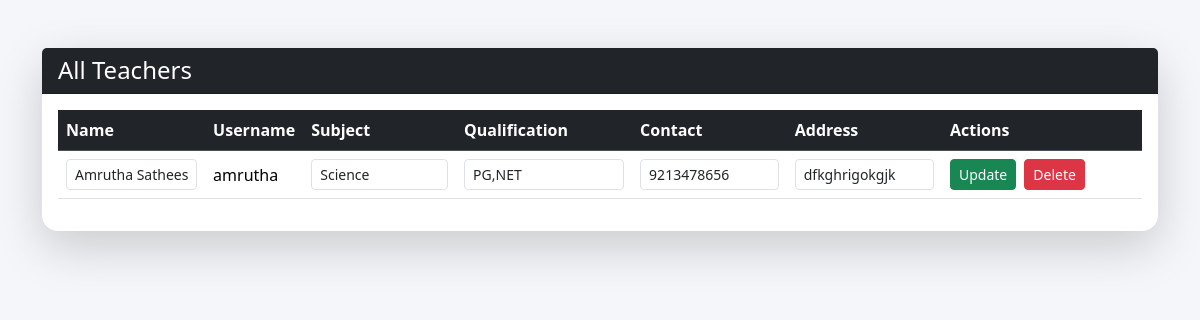
/view-teachers/ (signed in), run on an earlier commit of the app's database.
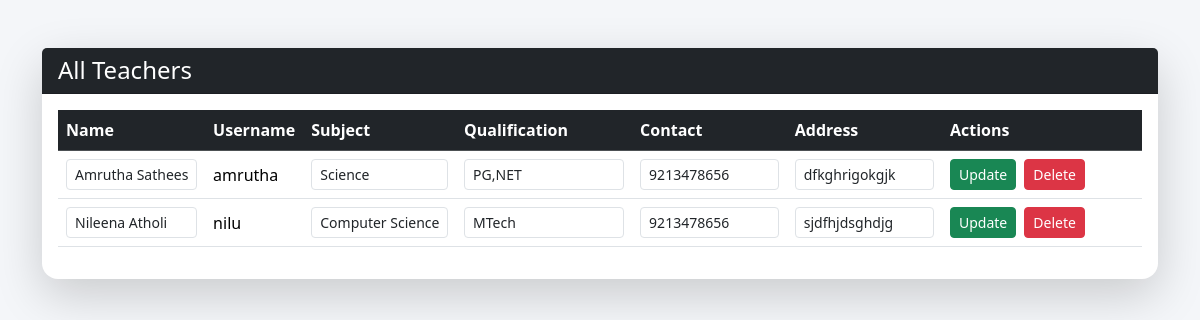
And on a later commit of the database.
### SchoolAdmin/models.py (models this page shows, shortened)
class Teacher(models.Model):
    user = models.OneToOneField(
        settings.AUTH_USER_MODEL,
        on_delete=models.CASCADE,
        related_name="teacher_profile"
    )
    name = models.CharField(max_length=100)
    address = models.TextField()
    contact_number = models.CharField(max_length=15)
    qualification = models.CharField(max_length=100)
    subject = models.CharField(max_length=100)

### accounts/models.py (models this page shows)
class CustomUser(AbstractUser):
    ROLE_CHOICES = (
        ('ADMIN', 'Admin'),
        ('TEACHER', 'Teacher'),
        ('STUDENT', 'Student'),
    )
    role = models.CharField(max_length=20, choices=ROLE_CHOICES)

### SchoolAdmin/views.py (the view, shortened to what this page needs)
# urls.py: path('view-teachers/', views.view_teachers, name='view_teachers'),
@login_required
def view_teachers(request):
    if request.user.role != "ADMIN":
        return redirect("login")
    if request.method == "POST" and "delete_id" in request.POST:
        teacher = get_object_or_404(Teacher, id=request.POST.get("delete_id"))
        teacher.user.delete()
        return redirect("SchoolAdmin:view_teachers")
    teachers = Teacher.objects.select_related("user").all()
    return render(request, "view_teachers.html", {"teachers": teachers})

### templates/view_teachers.html (shortened to what this page needs)
{% load static %}
<!DOCTYPE html>
<html>
<head>
    <link href="https://cdn.jsdelivr.net/npm/bootstrap@5.3.2/dist/css/bootstrap.min.css" rel="stylesheet">
</head>
<body style="background:#f4f6f9;">
<div class="container mt-5">
    <div class="card shadow-lg border-0 rounded-4">
        <div class="card-header bg-dark text-white">
            <h4 class="mb-0">All Teachers</h4>
        </div>
        <div class="card-body">
            <table class="table table-hover align-middle">
                <thead class="table-dark">
                    <tr>
                        <th>Name</th>
                        <th>Username</th>
                        <th>Subject</th>
                        <th>Qualification</th>
                        <th>Contact</th>
                        <th>Address</th>
                        <th width="200">Actions</th>
                    </tr>
                </thead>
                <tbody>
                    {% for teacher in teachers %}
                    <tr>
                        <form method="POST">
                            <td>
                                <input type="text" name="name"
                                       value="{{ teacher.name }}"
                                       class="form-control form-control-sm">
                            </td>
                            <td>{{ teacher.user.username }}</td>
                            <td>
                                <input type="text" name="subject"
                                       value="{{ teacher.subject }}"
                                       class="form-control form-control-sm">
                            </td>
                            <td>
                                <input type="text" name="qualification"
                                       value="{{ teacher.qualification }}"
                                       class="form-control form-control-sm">
                            </td>
                            <td>
                                <input type="text" name="contact_number"
                                       value="{{ teacher.contact_number }}"
                                       class="form-control form-control-sm">
                            </td>
                            <td>
                                <input type="text" name="address"
                                       value="{{ teacher.address }}"
                                       class="form-control form-control-sm">
                            </td>
                            <td class="d-flex gap-2">
                                <button type="submit"
                                        class="btn btn-sm btn-success">
                                    Update
                                </button>
                        </form>
                        <form method="POST">
                            <button type="submit"
                                    class="btn btn-sm btn-danger"
                                    onclick="return confirm('Delete this teacher?');">
                                Delete
                            </button>
                        </form>
                    </tr>
                    {% empty %}
                    <tr>
                        <td colspan="7" class="text-center text-muted">
                            No teachers added yet.
                        </td>
                    </tr>
                    {% endfor %}
                </tbody>
            </table>
        </div>
    </div>
</div>
</body>
</html>

What changed in the data, as far as the page shows it:
added Teacher: name "Nileena Atholi", user.username "nilu", subject "Computer Science", qualification "MTech", contact_number "9213478656", address "sjdfhjdsghdjg"
